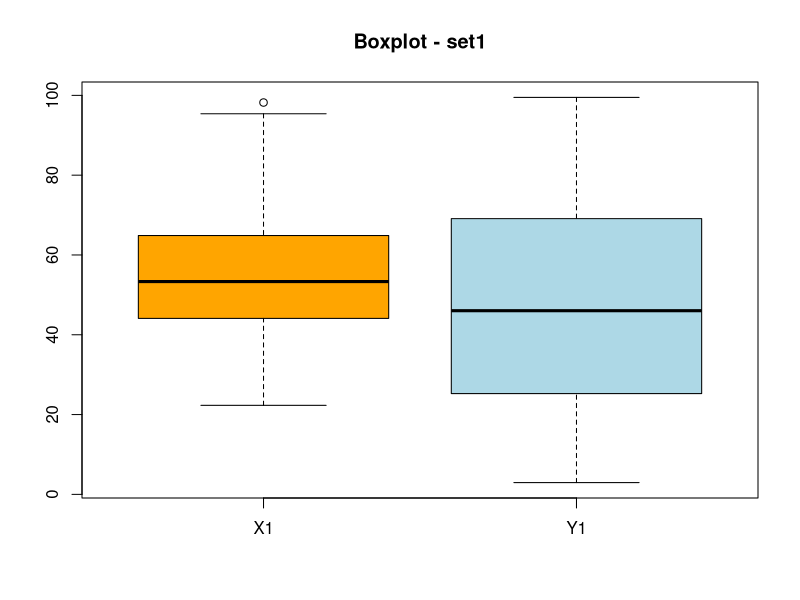
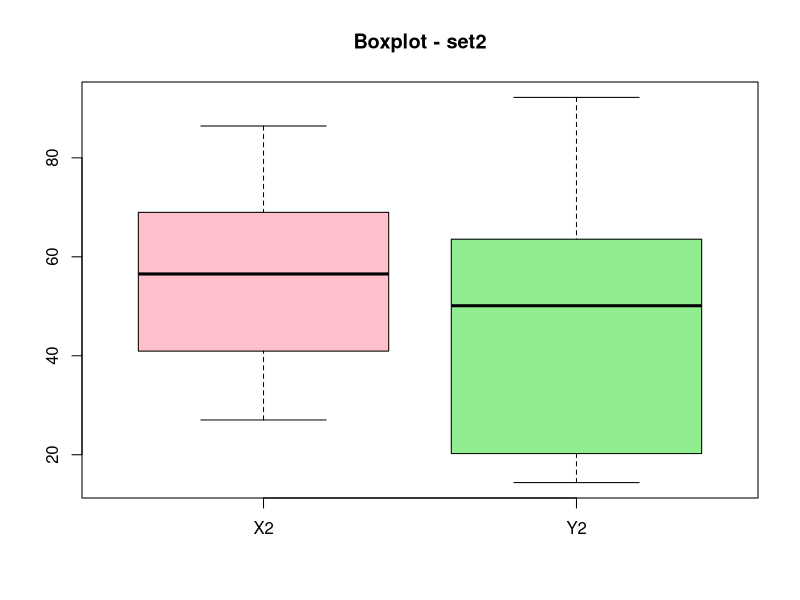
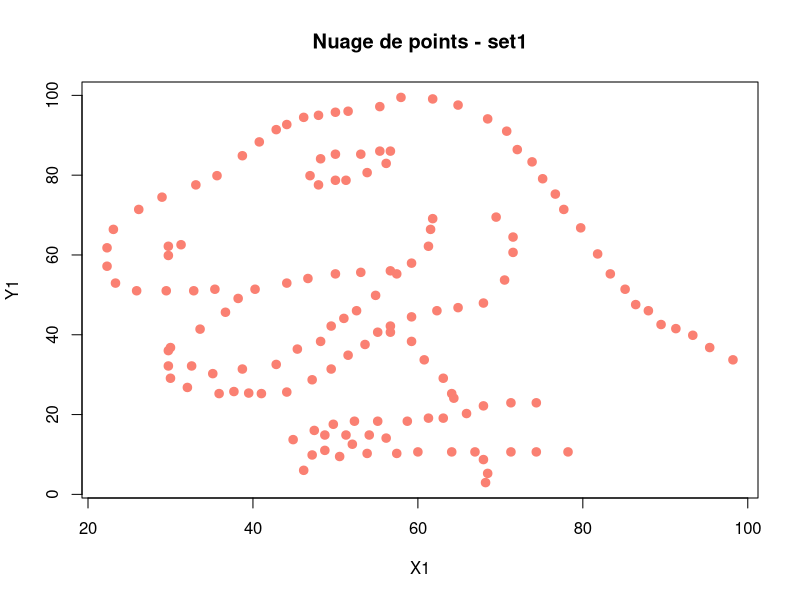
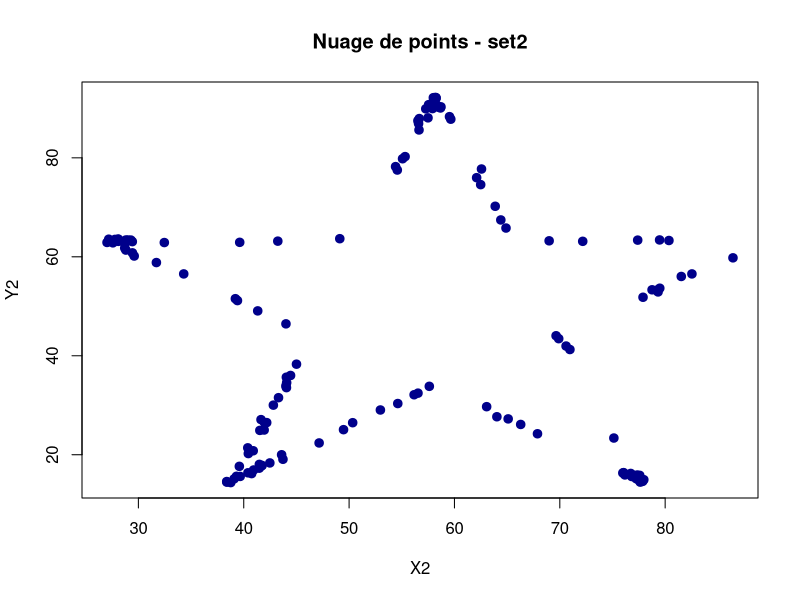

These figures' R source, in order:
# ================================
# 📊 EXERCICE 2 - Données synthétiques
# ================================

# 📌 Étape 1 : Chargement des bases de données
set1 <- read.csv("set1.csv")
set2 <- read.csv("set2.csv")

# 📌 Étape 2 : Résumés statistiques
cat("Résumé de set1 :\n")
summary(set1)

cat("\nRésumé de set2 :\n")
summary(set2)

# 📌 Étape 3 : Écart-type des variables
cat("\nÉcarts-types set1 :\n")
sd(set1[,1])  # X1
sd(set1[,2])  # Y1

cat("\nÉcarts-types set2 :\n")
sd(set2[,1])  # X2
sd(set2[,2])  # Y2

# 📌 Étape 4 : Coefficients de corrélation
cat("\nCorrélation set1 (X1, Y1) :\n")
cor(set1[,1], set1[,2])

cat("\nCorrélation set2 (X2, Y2) :\n")
cor(set2[,1], set2[,2])

# 📌 Étape 5 : Boxplots
boxplot(set1,
        main = "Boxplot - set1",
        col = c("orange", "lightblue"),
        names = c("X1", "Y1"))

boxplot(set2,
        main = "Boxplot - set2",
        col = c("pink", "lightgreen"),
        names = c("X2", "Y2"))

# 📌 Étape 6 : Nuages de points
plot(set1[,1], set1[,2],
     main = "Nuage de points - set1",
     xlab = "X1", ylab = "Y1",
     pch = 19, col = "salmon", lwd = 2)

plot(set2[,1], set2[,2],
     main = "Nuage de points - set2",
     xlab = "X2", ylab = "Y2",
     pch = 19, col = "darkblue", lwd = 2)

